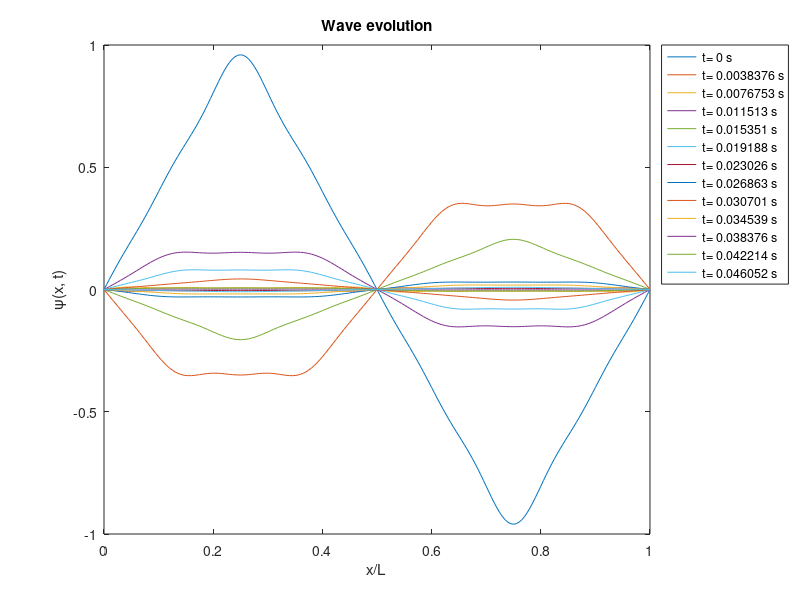

Recreate this plot in MATLAB.
% Task: NM-HW1 2.9.5 Damped Vibrating String
% Deadline: October 4th, 2023 at 12:00.
% Author: Eric Vidal Marcos
% Group: 2 (QuanTEEM)
% Email: ericvidalmarcos@gmail.com
% Supervisors: Dr. Alain Dereux & Dr. Matthieu Sala

% Clear workspace
clear all   % Clear all variables
close all   % Close all variables
clc         % Clear command window

% Plot commands
graph_pinch = 'no';             % Plot initial conditions of f and g
graph_eigenfunctions = 'no';    % Plot the eigenfunctions
graph_f_approx = 'no';          % Plot the comparison of f and approx f
graph_time = 'yes';              % Plot the evolution of the wave
% graph_movie = 'no';             % Plot the movie of the wave evolution

% Pinch commands
minpinch = 1;                   % Minimum number of pinches
maxpinch = 2;                   % Maximum number of pinches
% If you want to work with just one pinch, set minpinch = maxpinch

% 1. Input data and discretization parameters
L = 0.328           % String length [m]
mu = 0.660E-3       % String mass per unit length (mu = M / L) [kg/m]
F = 55.0            % Tension force [N]
cc = sqrt(F/mu)     % Speed of wave propagation [m/s] (eq. 2.48)
nmax = 20           % Maximum number of modes (to be adjusted for the good convergence of the approximation)
npt = 201           % Number of sampling points used in the approximation
nst = 13            % Number of sample times
movie=200           % Number of frames for movie

gg = 100.0                  % Gamma coefficient [Hz]
dampf = 2 * gg / (cc ^ 2)   % Damping factor [s/m] (eq. 2.86)
tmax = (2 / gg) * log(10)   % Maximum time [s] (my pdf eq.)
tmin = 0;                   % Minimum time [s]
tstep = (tmax - tmin) / (nst - 1);  % Time step [s]
for i=1:nst
  tt(i) = tmin + (i - 1) * tstep;    % Discretized time [s]
end

% 2. Array of discretized value of x
xmin = 0;           % Minimum abscissa  
xmax = L;           % Maximum abscissa  
xstep = (xmax - xmin) / (npt - 1);  % Discretization step [m]
for i = 1:npt
  x(i) = xmin + (i - 1) * xstep;    % Discretized abscissas  
end

% 3. Compute numerical arrays for both pinches and to be used as initial conditions
for pinch = minpinch:maxpinch
    if (pinch == 1);  % eq. (2.44)
        p=L/2;   % Pinched point
        z = 1;   % Amplitude of the wave
        for (i=1:npt)   % Initial deformation for Pinch 1
            if (x(i) <= p)
                f(pinch, i) = x(i) * z / p;
            else
                f(pinch, i) = z * (x(i) - L) / (p-L);
            end
        end
        for i=1:npt     % Initial distribution of velocity field
            g(pinch, i) = 0;
        end
    elseif (pinch == 2);  % eq. (2.44)
        p1 = L/4.;    % Pinched point 1
        z1 = 1;       % Amplitude of the wave 1

        p2 = (3./4.) * L; % Pinched point 2
        z2 = -z1;       % Amplitude of the wave 2
        for (i=1:npt)   % Initial deformation for Pinch 2
            if (xmin <= x(i)) && (x(i) <= p1)
                f(pinch, i) = x(i) * z1 / p1;
            elseif (p1 < x(i)) && (x(i) <= p2)
                f(pinch, i) = (z1 - z2) / (p1 - p2) * (x(i) - p1) +z1;
            elseif (p2 < x(i)) && (x(i) <= xmax)
                f(pinch, i) = z2 * (x(i) - L) / (p2 - L);
            end
        end
        for i=1:npt     % Initial distribution of velocity field
            g(pinch, i) = 0;
        end
    end
end

% Plot the initial conditions of f and g for each pinch
if (strcmp(graph_pinch, 'yes') == 1);
    for pinch = minpinch:maxpinch;
        p1 = plot(x/L, f(pinch, :), ";f(x) [m];", 'LineWidth', 2);
        hold on
        p1 = plot(x/L, g(pinch, :), ";g(x) [m/s];", 'LineWidth', 2);
        hold off
        xlabel('x/L');
        ylabel('y(x)');
        title(strjoin({'Pinch', num2str(pinch)}, ' '));
        legend("location", "northeast");
        waitfor(p1)   % Stops the code execution until you close the plot
    end
endif

% 4. Compute the eigenfunctions and plot
for n = 1:nmax
    for i = 1:npt
        phi(n, i) = sqrt(2 / L) * sin(n * pi * x(i) / L);   % Eigenfunctions (eq. 2.75)
    end
end

% GRAPH OF EIGENFUNCTIONS
if (strcmp(graph_eigenfunctions, 'yes') == 1);
    for n = 1:nmax
        p2 = plot(x/L, phi(n, :), 'LineWidth', 1);
        hold on;
    end
    xlim([xmin/L,xmax/L]);
    ylim([-sqrt(2/L),sqrt(2/L)]);
    xlabel('x/L');
    ylabel('{\Phi(x)}');
    title('Eigenfunctions');
    hold off;
    waitfor(p2)   % Stops the code execution until you close the plot
end


% 5. Displaying values after application of boundary conditions (quantization)
for n = 1:nmax
    kk(n) = n * pi / L;     % Wave number [m^-1] (eq. 2.64)
end
omega = kk * cc;            % Angular frequency [Hz] (eq. 2.65)

% gg study

for n = 1:nmax
    OO(n) = sqrt(omega(n) ^ 2 - gg ^ 2);  % Omega [Hz] (eq. 2.70)
end

fprintf('\nEigenvalues\n');
fprintf('   n        kk(n)[1/m]      OO_n[Hz]     nu_n[Hz]     T_n[s]\n');
for n = 1:nmax
    % Remember that experimental input data is limited to
    fprintf('%4d %#15.3G %#15.3G %#15.3G %#15.3G\n', n, kk(n), OO(n), OO(n)/(2*pi), 2*pi/OO(n));
end


% 6. TEST ORTHONORMALIZATION OF EIGENFUNCTIONS
fprintf('\nOrthonormalization test\n');
fprintf('   n   <phi_n|phi_n>\n');
for (n=1:nmax)
    fprintf('%4d %#15.6G\n', n, trapz(x, phi(n, :) .* phi(n, :)));
end

% 7. OVERLAP INTEGRALS BETWEEN INITIAL CONDITIONS AND THE EIGENFUNCTIONS FOR THE VARIOUS PINCH TYPES
pinch = 2  % Pinch type 2 (eq. 2.45), according to the task

fprintf('\nOverlap integrals\n');
fprintf('   n   <phi_n|f>    <phi_n|g>\n');
for (n=1:nmax)
    fprintf('%4d %#15.6G %#15.6G\n', n, trapz(x, f(pinch, :) .* phi(n, :)), trapz(x, g(pinch, :) .* phi(n, :))); % Overlap integrals (eq. 2.38)
end

% 8. COMPARISON OF F AND APPROX F

% Variable declaration
f_approx = 0;
g_approx = 0;

if (strcmp(graph_f_approx,'yes') == 1);
    p3 = plot(x, f(pinch, :), 'LineWidth', 0.5);
    hold on;
    for n=1:nmax
      f_approx = f_approx + trapz(x, f(pinch, :) .* phi(n,:)) * phi(n,:);
    endfor
    p3 = plot(x,f_approx, 'LineWidth', 0.5, 'LineStyle', '--');

    p3 = plot(x, g(pinch, :), 'LineWidth', 0.5);
    for n=1:nmax
      g_approx = g_approx + trapz(x, g(pinch, :) .* phi(n,:)) * phi(n,:);
    endfor
    p3 = plot(x,g_approx, 'LineWidth', 0.5, 'LineStyle', '--');

    xlabel('x');
    ylabel('fs');
    title('Comparison of fs and gs');
    hold off;
    waitfor(p3)   % Stops the code execution until you close the plot
end

% 9. Numerical array of the spatial discretization of phi and successive amplitude paterns

% Overlap integrals between initial conditions and the eigenfunctions
for n = 1:nmax
    phi_f(n) = trapz(x, f(pinch, :) .* phi(n,:));
    phi_g(n) = trapz(x, g(pinch, :) .* phi(n,:));
end

% Wave evolution function
if (strcmp(graph_time,'yes') == 1);    
    for i = 1:nst
        for j = 1:npt
            psi(j, i) = 0;
            for n = 1:nmax
                term = phi_f(n) * cos(OO(n) * tt(i)) + (1/OO(n)) * phi_g(n) * sin(OO(n) * tt(i));
                psi(j, i) = psi(j, i) + phi(n, j) * e ^ (-gg * tt(i)) * term;  % Problem solution (eq. 2.82)
            endfor
        endfor
    end

    % PLOT OF THE WAVE EVOLUTION
    for (i=1:nst)
        p4 = plot(x/L, psi(:, i), strjoin({';t=', num2str(tt(i)), 's;'}, ' '), 'LineWidth', 0.7);
        hold on;
    end
    xlabel('x/L');
    ylabel('{\psi}(x, t)');
    title('Wave evolution');
    legend("location", "northeastoutside")
    hold off;
    waitfor(p4)   % Stops the code execution until you close the plot
end